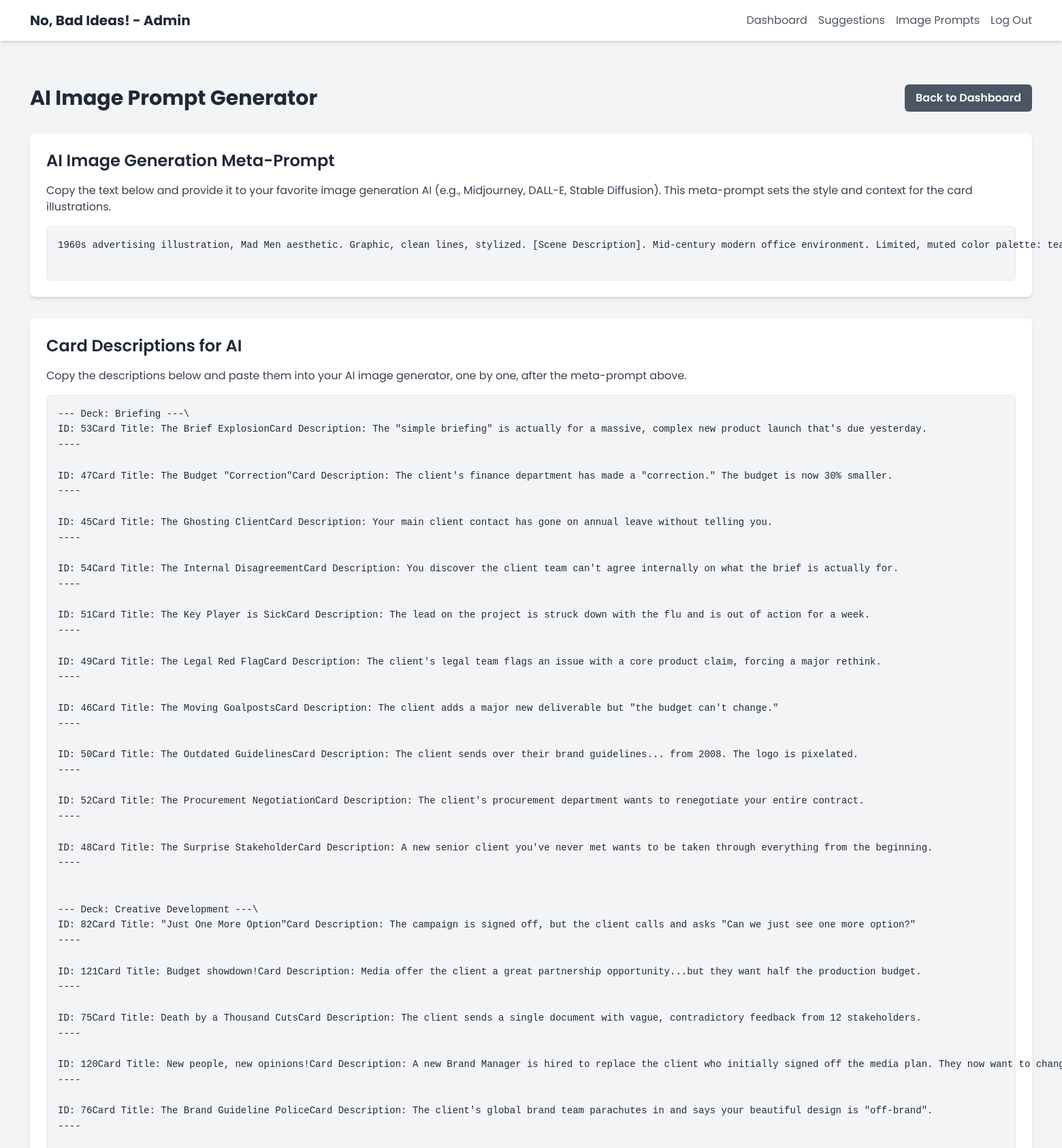
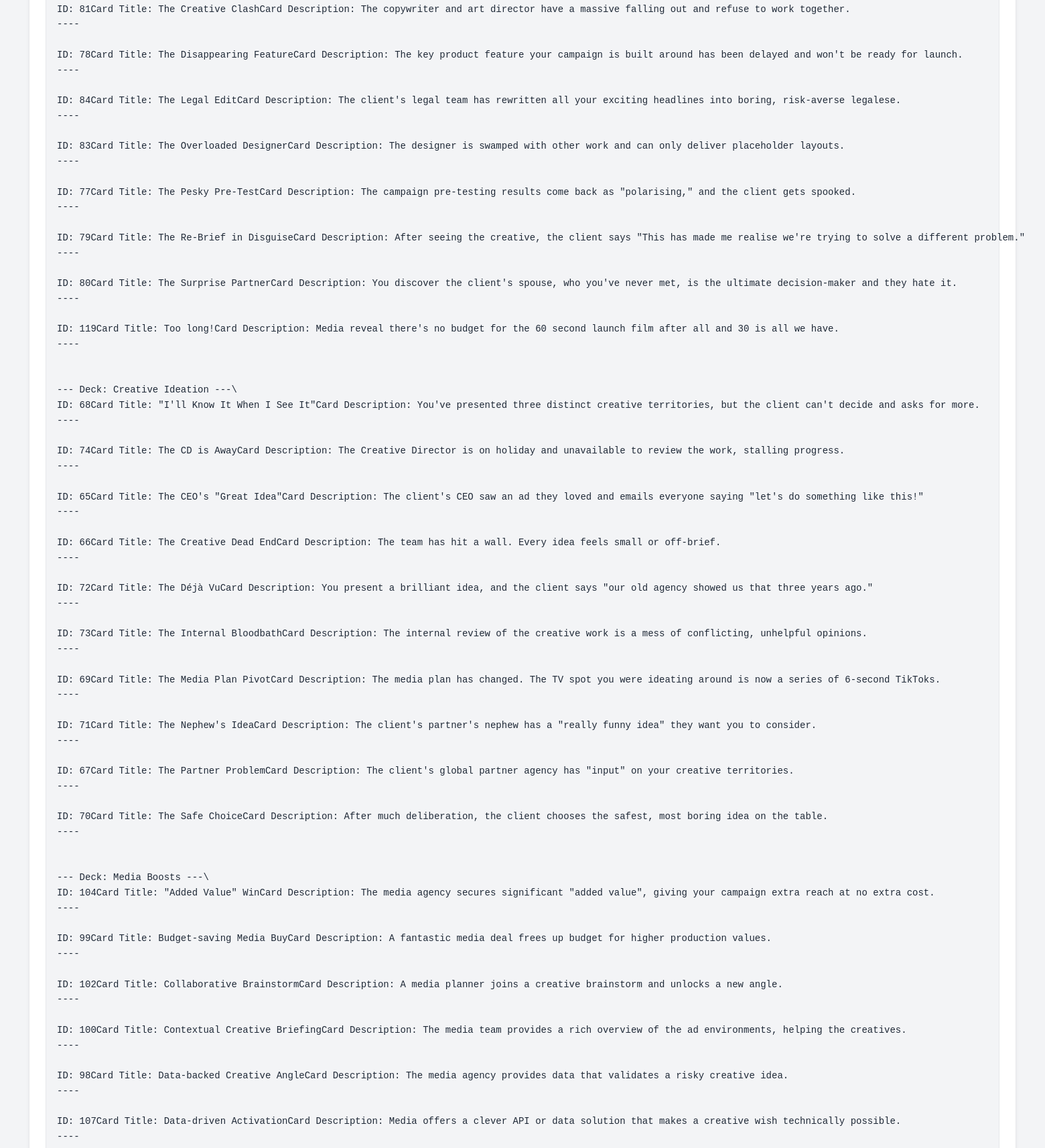
Page /admin/image_prompts.php (signed in, upper part) on the committed database (2 pictures, top to bottom).
### tables this page shows
CREATE TABLE `nobadideas_cards` (
  `id` int NOT NULL AUTO_INCREMENT,
  `deck_id` int NOT NULL,
  `title` varchar(255) NOT NULL,
  `description` text NOT NULL,
  `image_url` varchar(255) DEFAULT NULL,
  `created_at` datetime NOT NULL DEFAULT CURRENT_TIMESTAMP,
  PRIMARY KEY (`id`),
  KEY `deck_id` (`deck_id`),
  CONSTRAINT `cards_ibfk_1` FOREIGN KEY (`deck_id`) REFERENCES `nobadideas_decks` (`id`) ON DELETE CASCADE ON UPDATE CASCADE
);

CREATE TABLE `nobadideas_decks` (
  `id` int NOT NULL AUTO_INCREMENT,
  `title` varchar(255) NOT NULL,
  `image_url` varchar(255) NOT NULL,
  `created_at` datetime NOT NULL DEFAULT CURRENT_TIMESTAMP,
  `deck_order` int NOT NULL DEFAULT '0',
  PRIMARY KEY (`id`)
);

### admin/image_prompts.php (the view, shortened to what this page needs)
<?
require_once 'header.php';
require_once '../db_connect.php';
$sql = "SELECT c.id, c.title AS card_title, c.description, d.title AS deck_title
        FROM nobadideas_cards c
        LEFT JOIN nobadideas_decks d ON c.deck_id = d.id
        ORDER BY d.title ASC, c.title ASC";
$cards_result = $conn->query($sql);
?>
<div class="flex justify-between items-center mb-8">
    <h1 class="text-3xl font-bold">AI Image Prompt Generator</h1>
    <a href="dashboard.php" class="px-4 py-2 font-semibold text-white bg-gray-600 rounded-md hover:bg-gray-700">Back to Dashboard</a>
</div>
<div class="bg-white p-6 rounded-lg shadow-md mb-8">
    <h2 class="text-2xl font-semibold mb-4">AI Image Generation Meta-Prompt</h2>
    <p class="text-gray-700 mb-4">Copy the text below and provide it to your favorite image generation AI (e.g., Midjourney, DALL-E, Stable Diffusion). This meta-prompt sets the style and context for the card illustrations.</p>
    <div class="bg-gray-100 p-4 rounded-md border border-gray-200 text-gray-800 font-mono text-sm leading-relaxed">
        <pre>
1960s advertising illustration, Mad Men aesthetic. Graphic, clean lines, stylized. [Scene Description]. Mid-century modern office environment. Limited, muted color palette: teal, mustard yellow, charcoal grey. Bold, sans-serif text overlay says "[Text]". **AVOID:** photorealism, 3D, modern tech.
        </pre>
    </div>
</div>
<div class="bg-white p-6 rounded-lg shadow-md">
    <h2 class="text-2xl font-semibold mb-4">Card Descriptions for AI</h2>
    <p class="text-gray-700 mb-4">Copy the descriptions below and paste them into your AI image generator, one by one, after the meta-prompt above.</p>
    <div class="bg-gray-100 p-4 rounded-md border border-gray-200 text-gray-800 font-mono text-sm leading-relaxed">
        <pre>
<?php
if ($cards_result && $cards_result->num_rows > 0):
    $current_deck = null;
    while($card = $cards_result->fetch_assoc()):
        $deck_title = htmlspecialchars($card['deck_title'] ?? 'Unassigned');
        if ($current_deck !== $deck_title) {
            echo "--- Deck: " . $deck_title . " ---\
";
            $current_deck = $deck_title;
        }
        $description_parts = explode("\n\n", $card['description']);
        $cleaned_description = trim($description_parts[0]);
?>
ID: <?php echo $card['id']; ?>
Card Title: <?php echo htmlspecialchars($card['card_title']); ?>
Card Description: <?php echo htmlspecialchars($cleaned_description); ?>
----
<?php
    endwhile;
else:
?>
No cards found. Please add some cards in the "Manage Cards" section first.
<?php endif; ?>
        </pre>
    </div>
</div>
<?php require_once 'footer.php'; ?>

### admin/header.php (style rules this page uses)
body { font-family: 'Poppins', sans-serif; }

### rows in the picture
nobadideas_cards: deck.title "Briefing", id "53", title "The Brief Explosion", description "The \"simple briefing\" is actually for a massive, complex new product launch that's due yesterday."
nobadideas_cards: id "47", title "The Budget \"Correction\"", description "The client's finance department has made a \"correction.\" The budget is now 30% smaller."
nobadideas_cards: id "45", title "The Ghosting Client", description "Your main client contact has gone on annual leave without telling you."
nobadideas_cards: id "54", title "The Internal Disagreement", description "You discover the client team can't agree internally on what the brief is actually for."
nobadideas_cards: id "51", title "The Key Player is Sick", description "The lead on the project is struck down with the flu and is out of action for a week."
nobadideas_cards: id "49", title "The Legal Red Flag", description "The client's legal team flags an issue with a core product claim, forcing a major rethink."
nobadideas_cards: id "46", title "The Moving Goalposts", description "The client adds a major new deliverable but \"the budget can't change.\""
nobadideas_cards: id "50", title "The Outdated Guidelines", description "The client sends over their brand guidelines... from 2008. The logo is pixelated."
nobadideas_cards: id "52", title "The Procurement Negotiation", description "The client's procurement department wants to renegotiate your entire contract."
nobadideas_cards: id "48", title "The Surprise Stakeholder", description "A new senior client you've never met wants to be taken through everything from the beginning."
nobadideas_cards: deck.title "Creative Development", id "82", title "\"Just One More Option\"", description "The campaign is signed off, but the client calls and asks \"Can we just see one more option?\""
nobadideas_cards: id "121", title "Budget showdown!", description "Media offer the client a great partnership opportunity...but they want half the production budget."
nobadideas_cards: id "75", title "Death by a Thousand Cuts", description "The client sends a single document with vague, contradictory feedback from 12 stakeholders."
nobadideas_cards: id "120", title "New people, new opinions!", description "A new Brand Manager is hired to replace the client who initially signed off the media plan. They now want to…"
nobadideas_cards: id "76", title "The Brand Guideline Police", description "The client's global brand team parachutes in and says your beautiful design is \"off-brand\"."
nobadideas_cards: id "81", title "The Creative Clash", description "The copywriter and art director have a massive falling out and refuse to work together."
nobadideas_cards: id "78", title "The Disappearing Feature", description "The key product feature your campaign is built around has been delayed and won't be ready for launch."
nobadideas_cards: id "84", title "The Legal Edit", description "The client's legal team has rewritten all your exciting headlines into boring, risk-averse legalese."
nobadideas_cards: id "83", title "The Overloaded Designer", description "The designer is swamped with other work and can only deliver placeholder layouts."
nobadideas_cards: id "77", title "The Pesky Pre-Test", description "The campaign pre-testing results come back as \"polarising,\" and the client gets spooked."
nobadideas_cards: id "79", title "The Re-Brief in Disguise", description "After seeing the creative, the client says \"This has made me realise we're trying to solve a different problem.\""
nobadideas_cards: id "80", title "The Surprise Partner", description "You discover the client's spouse, who you've never met, is the ultimate decision-maker and they hate it."
nobadideas_cards: id "119", title "Too long!", description "Media reveal there's no budget for the 60 second launch film after all and 30 is all we have."
nobadideas_cards: deck.title "Creative Ideation", id "68", title "\"I'll Know It When I See It\"", description "You've presented three distinct creative territories, but the client can't decide and asks for more."
nobadideas_cards: id "74", title "The CD is Away", description "The Creative Director is on holiday and unavailable to review the work, stalling progress."
nobadideas_cards: id "65", title "The CEO's \"Great Idea\"", description "The client's CEO saw an ad they loved and emails everyone saying \"let's do something like this!\""
nobadideas_cards: id "66", title "The Creative Dead End", description "The team has hit a wall. Every idea feels small or off-brief."
nobadideas_cards: id "72", title "The Déjà Vu", description "You present a brilliant idea, and the client says \"our old agency showed us that three years ago.\""
nobadideas_cards: id "73", title "The Internal Bloodbath", description "The internal review of the creative work is a mess of conflicting, unhelpful opinions."
nobadideas_cards: id "69", title "The Media Plan Pivot", description "The media plan has changed. The TV spot you were ideating around is now a series of 6-second TikToks."
nobadideas_cards: id "71", title "The Nephew's Idea", description "The client's partner's nephew has a \"really funny idea\" they want you to consider."
nobadideas_cards: id "67", title "The Partner Problem", description "The client's global partner agency has \"input\" on your creative territories."
nobadideas_cards: id "70", title "The Safe Choice", description "After much deliberation, the client chooses the safest, most boring idea on the table."
nobadideas_cards: deck.title "Media Boosts", id "104", title "\"Added Value\" Win", description "The media agency secures significant \"added value\", giving your campaign extra reach at no extra cost."
nobadideas_cards: id "99", title "Budget-saving Media Buy", description "A fantastic media deal frees up budget for higher production values."
nobadideas_cards: id "102", title "Collaborative Brainstorm", description "A media planner joins a creative brainstorm and unlocks a new angle."
nobadideas_cards: id "100", title "Contextual Creative Briefing", description "The media team provides a rich overview of the ad environments, helping the creatives."
nobadideas_cards: id "98", title "Data-backed Creative Angle", description "The media agency provides data that validates a risky creative idea."
nobadideas_cards: id "107", title "Data-driven Activation", description "Media offers a clever API or data solution that makes a creative wish technically possible."
